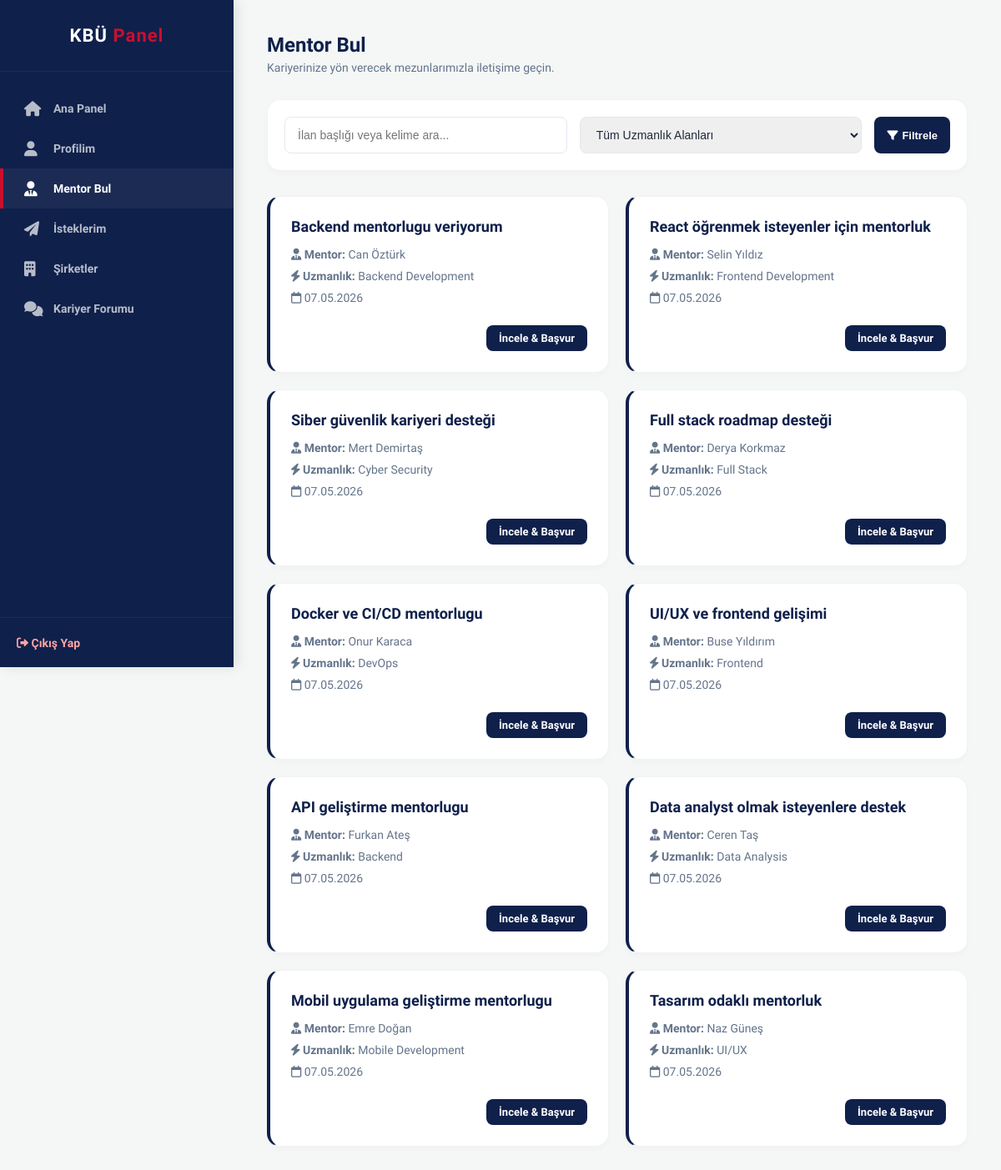
Screenshot of /kariyer_platformu/mentor/student_ads_list.php with the database file from the repository.
### tables this page shows
CREATE TABLE mentor_ads (
    ads_id INT PRIMARY KEY AUTO_INCREMENT,
    graduate_id INT NOT NULL,
    expertise VARCHAR(100) NOT NULL,
    title VARCHAR(255) NOT NULL,
    created_at TIMESTAMP DEFAULT CURRENT_TIMESTAMP,
    FOREIGN KEY (graduate_id) REFERENCES graduates(user_id) ON DELETE CASCADE
);

CREATE TABLE users (
    id INT PRIMARY KEY AUTO_INCREMENT,
    first_name VARCHAR(100) NOT NULL,
    last_name VARCHAR(100) NOT NULL,
    email VARCHAR(255) UNIQUE NOT NULL,
    password VARCHAR(255) NOT NULL,
    role ENUM('student', 'graduate', 'admin') NOT NULL,
    is_verified BOOLEAN DEFAULT FALSE,
    gender ENUM('male', 'female', 'other') NOT NULL,
    created_at TIMESTAMP DEFAULT CURRENT_TIMESTAMP
);

### kariyer_platformu/mentor/student_ads_list.php (the view, shortened to what this page needs)
<?php
require_once "../includes/db.php";
$search = isset($_GET['search']) ? mysqli_real_escape_string($conn, $_GET['search']) : '';
$sql = "
    SELECT
        ma.ads_id, ma.title, ma.expertise, ma.created_at,
        u.first_name, u.last_name
    FROM mentor_ads ma
    JOIN graduates g ON ma.graduate_id = g.user_id
    JOIN users u ON g.user_id = u.id
    WHERE 1=1
";
$sql .= " ORDER BY ma.created_at DESC";
$result = mysqli_query($conn, $sql);
$ads = mysqli_fetch_all($result, MYSQLI_ASSOC);
$total = count($ads);
?>
<!DOCTYPE html>
<html lang="tr">
<head>
    <link rel="stylesheet" href="https://cdnjs.cloudflare.com/ajax/libs/font-awesome/6.0.0/css/all.min.css">
    <link rel="stylesheet" href="../assets/css/main.css">
    <link rel="stylesheet" href="../assets/css/app.css">
    <link rel="stylesheet" href="../assets/css/mentor.css">
</head>
<body>
    <div class="app-container">
        <?php include '../includes/sidebar.php'; ?>
        <main class="main-content">
            <div class="page-header">
                <h1 class="page-title">Mentor Bul</h1>
                <p class="page-subtitle">Kariyerinize yön verecek mezunlarımızla iletişime geçin.</p>
            </div>
            <form method="GET" action="" class="mentor-filter-card">
                <input type="text" name="search" placeholder="İlan başlığı veya kelime ara..." value="<?= htmlspecialchars($search) ?>">
                <select name="expertise">
                    <option value="">Tüm Uzmanlık Alanları</option>
                </select>
                <button type="submit" class="btn-sm btn-action"><i class="fa-solid fa-filter"></i> Filtrele</button>
            </form>
            <div class="mentor-grid">
                <?php if ($total === 0): ?>
                    <div class="empty-state" style="grid-column: 1 / -1;">
                        <i class="fa-solid fa-box-open"></i>
                        <p>Arama kriterlerinize uygun ilan bulunamadı.</p>
                    </div>
                <?php else: ?>
                    <?php foreach ($ads as $ad): ?>
                        <div class="ad-card">
                            <h3 class="ad-title"><?= htmlspecialchars($ad['title']) ?></h3>
                            <p class="ad-info"><i class="fa-solid fa-user-tie"></i> <strong>Mentor:</strong> <?= htmlspecialchars($ad['first_name'] . ' ' . $ad['last_name']) ?></p>
                            <p class="ad-info"><i class="fa-solid fa-bolt"></i> <strong>Uzmanlık:</strong> <?= htmlspecialchars($ad['expertise']) ?></p>
                            <p class="ad-info"><i class="fa-regular fa-calendar"></i> <?= date('d.m.Y', strtotime($ad['created_at'])) ?></p>
                            <div class="ad-footer">
                                <a href="student_apply.php?ads_id=<?= $ad['ads_id'] ?>" class="btn-sm btn-action">İncele & Başvur</a>
                            </div>
                        </div>
                    <?php endforeach; ?>
                <?php endif; ?>
            </div>
        </main>
    </div>
</body>
</html>

### kariyer_platformu/assets/css/main.css (style rules this page uses)
:root { --kbu-lacivert: #0F204B; --kbu-kirmizi: #C8102E; --kbu-beyaz: #FFFFFF; --bg-light: #F4F7F6; --text-dark: #1E293B; --text-muted: #64748B; --card-shadow: 0 10px 30px rgba(15, 32, 75, 0.08); --font-main: 'Plus Jakarta Sans', sans-serif; --transition: all 0.3s ease; }
* { margin: 0; padding: 0; box-sizing: border-box; }
body { font-family: var(--font-main); background-color: var(--bg-light); color: var(--text-dark); min-height: 100vh; }
a { text-decoration: none; color: var(--kbu-lacivert); transition: var(--transition); }

### kariyer_platformu/assets/css/app.css (style rules this page uses)
.app-container { display: flex; min-height: 100vh; background-color: var(--bg-light); }
.main-content { flex: 1; margin-left: 280px; padding: 40px; }
.page-header { margin-bottom: 30px; }
.page-title { color: var(--kbu-lacivert); font-size: 24px; margin-bottom: 5px; }
.page-subtitle { color: var(--text-muted); font-size: 14px; }

### kariyer_platformu/assets/css/mentor.css (style rules this page uses)
.mentor-filter-card { background: white; padding: 20px; border-radius: 16px; border: 1px solid rgba(0,0,0,0.05); margin-bottom: 30px; display: flex; gap: 15px; box-shadow: 0 4px 6px rgba(0,0,0,0.02); }
.mentor-filter-card input, .mentor-filter-card select { flex: 1; border-radius: 8px; border: 1px solid #e2e8f0; padding: 12px 15px; outline: none; font-size: 14px; color: var(--text-main); }
.mentor-grid { display: grid; grid-template-columns: repeat(auto-fill, minmax(350px, 1fr)); gap: 20px; }
.ad-card { background: white; border-radius: 16px; padding: 25px; border: 1px solid rgba(0,0,0,0.05); border-left: 4px solid var(--kbu-lacivert); box-shadow: 0 4px 6px rgba(0,0,0,0.02); transition: all 0.3s ease; display: flex; flex-direction: column; }
.ad-title { font-size: 18px; color: var(--kbu-lacivert); font-weight: 800; margin: 0 0 10px 0; }
.ad-info { color: var(--text-muted); font-size: 14px; margin: 5px 0; }
.ad-info strong { color: var(--text-main); }
.ad-footer { margin-top: auto; padding-top: 20px; display: flex; justify-content: flex-end; gap: 10px; }
.btn-sm { padding: 8px 15px; border-radius: 8px; font-size: 13px; font-weight: 700; text-decoration: none; border: none; cursor: pointer; transition: 0.2s; display: inline-flex; align-items: center; gap: 5px; }
.btn-action { background: var(--kbu-lacivert); color: white !important; }

### rows the page displays
mentor_ads: title "Backend mentorlugu veriyorum", users.first_name+last_name "Can Öztürk", expertise "Backend Development", created_at "07.05.2026"
mentor_ads: title "React öğrenmek isteyenler için mentorluk", users.first_name+last_name "Selin Yıldız", expertise "Frontend Development", created_at "07.05.2026"
mentor_ads: title "Siber güvenlik kariyeri desteği", users.first_name+last_name "Mert Demirtaş", expertise "Cyber Security", created_at "07.05.2026"
mentor_ads: title "Full stack roadmap desteği", users.first_name+last_name "Derya Korkmaz", expertise "Full Stack", created_at "07.05.2026"
mentor_ads: title "Docker ve CI/CD mentorlugu", users.first_name+last_name "Onur Karaca", expertise "DevOps", created_at "07.05.2026"
mentor_ads: title "UI/UX ve frontend gelişimi", users.first_name+last_name "Buse Yıldırım", expertise "Frontend", created_at "07.05.2026"
mentor_ads: title "API geliştirme mentorlugu", users.first_name+last_name "Furkan Ateş", expertise "Backend", created_at "07.05.2026"
mentor_ads: title "Data analyst olmak isteyenlere destek", users.first_name+last_name "Ceren Taş", expertise "Data Analysis", created_at "07.05.2026"
mentor_ads: title "Mobil uygulama geliştirme mentorlugu", users.first_name+last_name "Emre Doğan", expertise "Mobile Development", created_at "07.05.2026"
mentor_ads: title "Tasarım odaklı mentorluk", users.first_name+last_name "Naz Güneş", expertise "UI/UX", created_at "07.05.2026"
